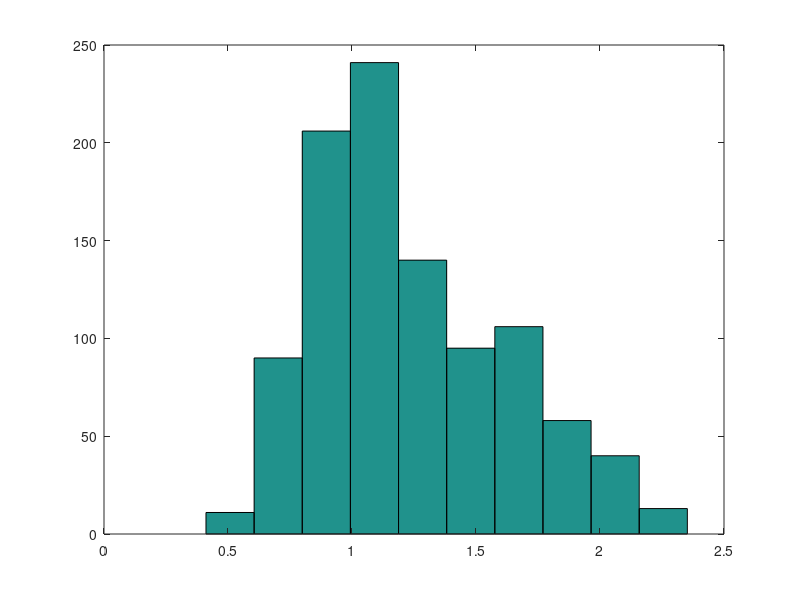
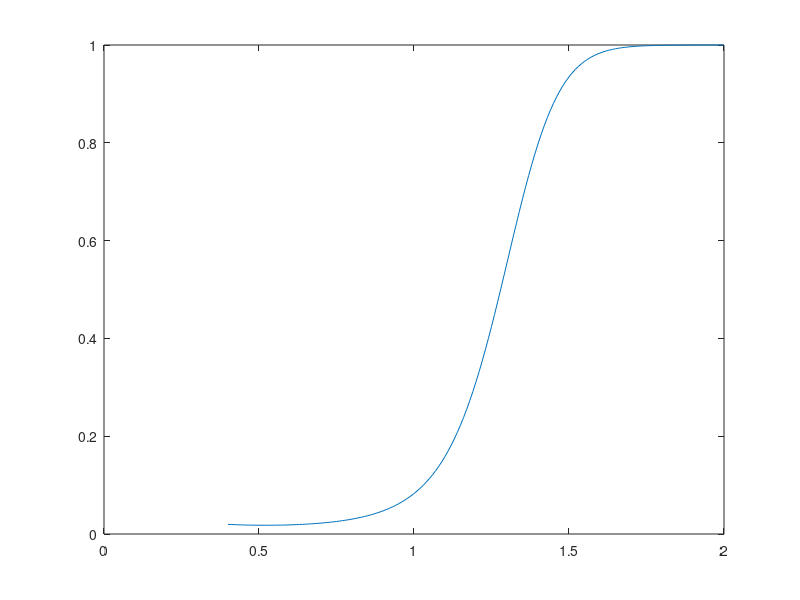
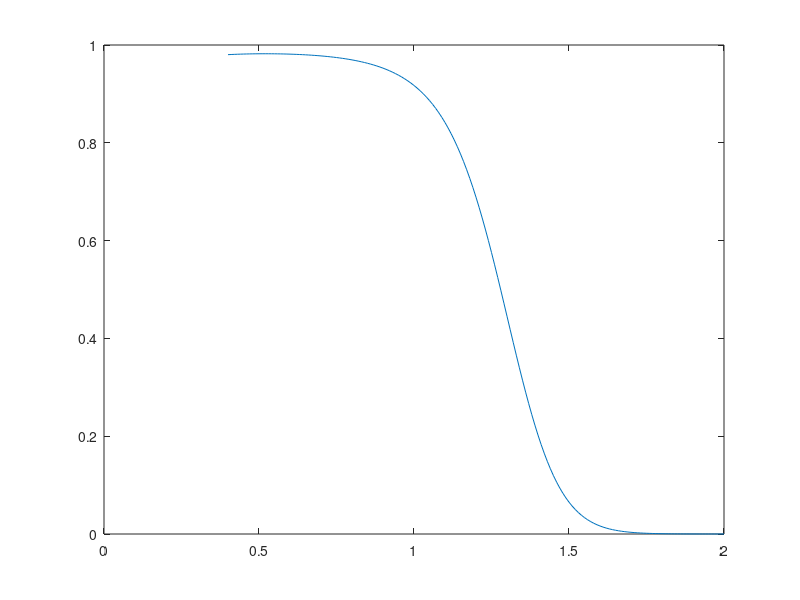
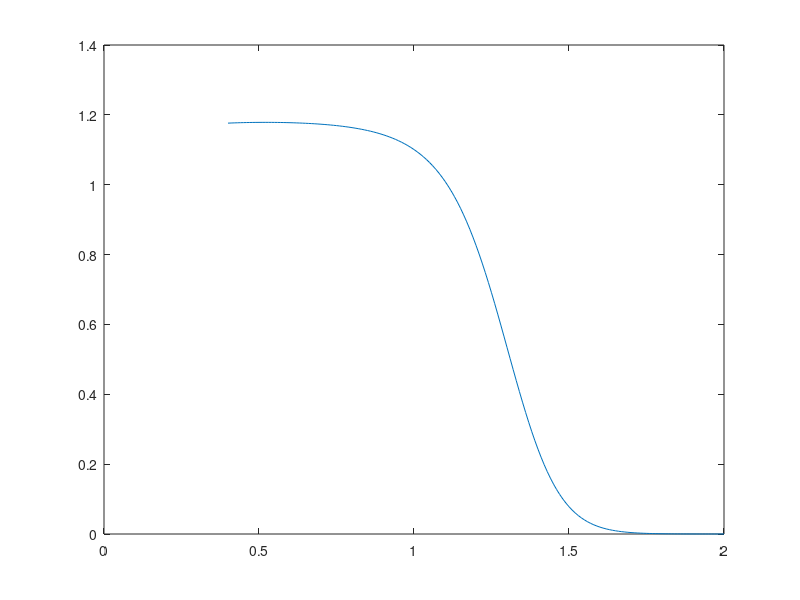

MATLAB code to generate these figures, in order:
function main

data = csvread('fische.csv'); %2)a)
hist(data)  %2)b)
mittel=mean(data);

% Erste Schätzung der Mittelwerte: Fisch 1 ca: 
% Mittelwert über alle Fische: 1.2321
% Mittelwert über die Erwartungswerte= 2.6/2=1.3
% ist also relativ ähnlich zum Gesamterwartungswert, die Mittelwerte scheinen verlässlich zu sein.



%Plot für 2)d) (Lachs)
x = 0.4:0.01:2.0;
y = a_posteriori_lachs(x);
figure
plot(x,y)

%Plot für 2)d) (Barsch)
y = a_posteriori_barsch(x);
figure
plot(x,y)

%Plot für 3)b) (Risiko Barsche)
y = 1.2 .* a_posteriori_barsch(x);
figure
plot(x,y)

%Plot für 3)b) (Risiko Lachse)
y = 0.5 .* a_posteriori_lachs(x);
figure
plot(x,y)

%klassifiziere alle Testdaten und gebe sie aus 2)e) und 3)a)
lachs = 0;
barsch = 0;
for i = 1:length(data)
    if a_posteriori_lachs(data(i)) > a_posteriori_barsch(data(i))
        fprintf('%f: Lachs, Risiko: %f\n', data(i), 0.5 * a_posteriori_lachs(data(i)))
        lachs = lachs + 1;
    else
        fprintf('%f: Barsch, Risiko: %f\n', data(i), 1.2 * a_posteriori_barsch(data(i)))
        barsch = barsch + 1;
    end
end

%2)f) Anteil Lachse: 37,8%, Anteil Barsche: 62,2%
fprintf('Anteil der Lachse: %f\n', lachs / (barsch + lachs))
fprintf('Anteil der Barsch: %f\n', barsch / (barsch + lachs))



%3)c)
lachs = 0;
barsch = 0;
for i = 1:length(data)
    if 1.2 * a_posteriori_lachs(data(i)) > 0.5 * a_posteriori_barsch(data(i))
        fprintf('%f: Lachs (mit Risikoabschätzung)\n', data(i))
        lachs = lachs + 1;
    else
        fprintf('%f: Barsch (mit Risikoabschätzung)\n', data(i))
        barsch = barsch + 1;
    end
end

fprintf('Anteil der Lachse (mit Risikoabschätzung): %f\n', lachs / (barsch + lachs))
fprintf('Anteil der Barsch (mit Risikoabschätzung): %f\n', barsch / (barsch + lachs))

%3)d) Wird zum Beispiel lambda(Barsch|Lachs) erhöht werden weniger Lachse
%fälschlicherweise als Barsch klassifiziert, aber dafür werden auch mehr
%Barsche fälschlicherweise als Lachs klassifiziert. 

end




% 2)c)
function p = likelihood_lachs(x)
p = normpdf(x, 1.6, 0.3);
end

function p = likelihood_barsch(x)
p = normpdf(x, 1, 0.2);
end

function e = evidence(x)
 e = 0.5 .* likelihood_lachs(x) + 0.5 .* likelihood_barsch(x);
end

function p = a_posteriori_lachs(x)
  p = (likelihood_lachs(x) .* 0.5) ./ evidence(x);
end

function p = a_posteriori_barsch(x)
  p = (likelihood_barsch(x) .* 0.5) ./ evidence(x);
end

